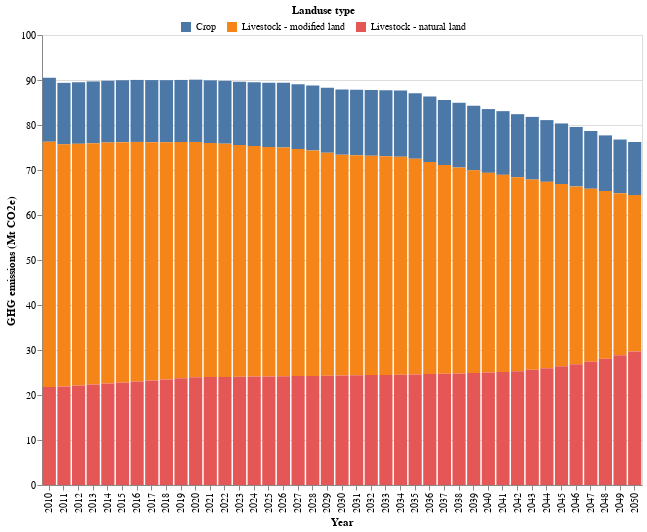

This figure's notebook cell:
### Code cell
# HIDE CODE
# get the df and plot
GHG_crop_lvstk_df,GHG_crop_lvstk_plot = ag_lucc_GHG.plot_GHG_crop_lvstk()
GHG_crop_lvstk_plot

### Figure 1 — Vega-Lite specification as saved in the notebook (floating-point values rounded to 4 significant figures)
{"config": {"view": {"continuousWidth": 300, "continuousHeight": 300}}, "layer": [{"mark": {"type": "bar"}, "encoding": {"color": {"field": "Landuse_land_cat", "legend": {"direction": "horizontal", "legendX": 138.0, "legendY": -30, "orient": "none", "title": "Landuse type", "titleAnchor": "middle"}, "type": "nominal"}, "tooltip": [{"field": "Landuse_land_cat", "title": "Landuse type", "type": "ordinal"}, {"field": "Quantity (Mt CO2e)", "format": ",.2f", "title": "GHG emissions (Mt CO2e)", "type": "quantitative"}], "x": {"axis": {"labelAngle": -90, "title": "Year"}, "field": "Year", "type": "ordinal"}, "y": {"field": "Quantity (Mt CO2e)", "scale": {"reverse": false, "zero": false}, "title": "GHG emissions (Mt CO2e)", "type": "quantitative"}}}], "data": {"name": "data-c6e051bd271ae4ea8df90cd79930e0da"}, "height": 450, "width": 600, "$schema": "https://vega.github.io/schema/vega-lite/v5.15.1.json", "datasets": {"data-c6e051bd271ae4ea8df90cd79930e0da": [{"Year": 2010, "Land use category": "Crop", "Land category": "Crop", "Quantity (Mt CO2e)": 14.23, "Landuse_land_cat": "Crop"}, {"Year": 2010, "Land use category": "Livestock", "Land category": "modified land", "Quantity (Mt CO2e)": 54.5, "Landuse_land_cat": "Livestock - modified land"}, {"Year": 2010, "Land use category": "Livestock", "Land category": "natural land", "Quantity (Mt CO2e)": 21.78, "Landuse_land_cat": "Livestock - natural land"}, {"Year": 2011, "Land use category": "Crop", "Land category": "Crop", "Quantity (Mt CO2e)": 13.67, "Landuse_land_cat": "Crop"}, {"Year": 2011, "Land use category": "Livestock", "Land category": "modified land", "Quantity (Mt CO2e)": 53.81, "Landuse_land_cat": "Livestock - modified land"}, {"Year": 2011, "Land use category": "Livestock", "Land category": "natural land", "Quantity (Mt CO2e)": 21.89, "Landuse_land_cat": "Livestock - natural land"}, {"Year": 2012, "Land use category": "Crop", "Land category": "Crop", "Quantity (Mt CO2e)": 13.68, "Landuse_land_cat": "Crop"}, {"Year": 2012, "Land use category": "Livestock", "Land category": "modified land", "Quantity (Mt CO2e)": 53.7, "Landuse_land_cat": "Livestock - modified land"}, {"Year": 2012, "Land use category": "Livestock", "Land category": "natural land", "Quantity (Mt CO2e)": 22.12, "Landuse_land_cat": "Livestock - natural land"}, {"Year": 2013, "Land use category": "Crop", "Land category": "Crop", "Quantity (Mt CO2e)": 13.73, "Landuse_land_cat": "Crop"}, {"Year": 2013, "Land use category": "Livestock", "Land category": "modified land", "Quantity (Mt CO2e)": 53.61, "Landuse_land_cat": "Livestock - modified land"}, {"Year": 2013, "Land use category": "Livestock", "Land category": "natural land", "Quantity (Mt CO2e)": 22.35, "Landuse_land_cat": "Livestock - natural land"}, {"Year": 2014, "Land use category": "Crop", "Land category": "Crop", "Quantity (Mt CO2e)": 13.73, "Landuse_land_cat": "Crop"}, {"Year": 2014, "Land use category": "Livestock", "Land category": "modified land", "Quantity (Mt CO2e)": 53.54, "Landuse_land_cat": "Livestock - modified land"}, {"Year": 2014, "Land use category": "Livestock", "Land category": "natural land", "Quantity (Mt CO2e)": 22.57, "Landuse_land_cat": "Livestock - natural land"}, {"Year": 2015, "Land use category": "Crop", "Land category": "Crop", "Quantity (Mt CO2e)": 13.75, "Landuse_land_cat": "Crop"}, {"Year": 2015, "Land use category": "Livestock", "Land category": "modified land", "Quantity (Mt CO2e)": 53.41, "Landuse_land_cat": "Livestock - modified land"}, {"Year": 2015, "Land use category": "Livestock", "Land category": "natural land", "Quantity (Mt CO2e)": 22.79, "Landuse_land_cat": "Livestock - natural land"}, {"Year": 2016, "Land use category": "Crop", "Land category": "Crop", "Quantity (Mt CO2e)": 13.78, "Landuse_land_cat": "Crop"}, {"Year": 2016, "Land use category": "Livestock", "Land category": "modified land", "Quantity (Mt CO2e)": 53.24, "Landuse_land_cat": "Livestock - modified land"}, {"Year": 2016, "Land use category": "Livestock", "Land category": "natural land", "Quantity (Mt CO2e)": 23.0, "Landuse_land_cat": "Livestock - natural land"}, {"Year": 2017, "Land use category": "Crop", "Land category": "Crop", "Quantity (Mt CO2e)": 13.8, "Landuse_land_cat": "Crop"}, {"Year": 2017, "Land use category": "Livestock", "Land category": "modified land", "Quantity (Mt CO2e)": 52.96, "Landuse_land_cat": "Livestock - modified land"}, {"Year": 2017, "Land use category": "Livestock", "Land category": "natural land", "Quantity (Mt CO2e)": 23.22, "Landuse_land_cat": "Livestock - natural land"}, {"Year": 2018, "Land use category": "Crop", "Land category": "Crop", "Quantity (Mt CO2e)": 13.81, "Landuse_land_cat": "Crop"}, {"Year": 2018, "Land use category": "Livestock", "Land category": "modified land", "Quantity (Mt CO2e)": 52.69, "Landuse_land_cat": "Livestock - modified land"}, {"Year": 2018, "Land use category": "Livestock", "Land category": "natural land", "Quantity (Mt CO2e)": 23.47, "Landuse_land_cat": "Livestock - natural land"}, {"Year": 2019, "Land use category": "Crop", "Land category": "Crop", "Quantity (Mt CO2e)": 13.82, "Landuse_land_cat": "Crop"}, {"Year": 2019, "Land use category": "Livestock", "Land category": "modified land", "Quantity (Mt CO2e)": 52.49, "Landuse_land_cat": "Livestock - modified land"}, {"Year": 2019, "Land use category": "Livestock", "Land category": "natural land", "Quantity (Mt CO2e)": 23.7, "Landuse_land_cat": "Livestock - natural land"}, {"Year": 2020, "Land use category": "Crop", "Land category": "Crop", "Quantity (Mt CO2e)": 13.84, "Landuse_land_cat": "Crop"}, {"Year": 2020, "Land use category": "Livestock", "Land category": "modified land", "Quantity (Mt CO2e)": 52.3, "Landuse_land_cat": "Livestock - modified land"}, {"Year": 2020, "Land use category": "Livestock", "Land category": "natural land", "Quantity (Mt CO2e)": 23.94, "Landuse_land_cat": "Livestock - natural land"}, {"Year": 2021, "Land use category": "Crop", "Land category": "Crop", "Quantity (Mt CO2e)": 13.92, "Landuse_land_cat": "Crop"}, {"Year": 2021, "Land use category": "Livestock", "Land category": "modified land", "Quantity (Mt CO2e)": 52.03, "Landuse_land_cat": "Livestock - modified land"}, {"Year": 2021, "Land use category": "Livestock", "Land category": "natural land", "Quantity (Mt CO2e)": 23.97, "Landuse_land_cat": "Livestock - natural land"}, {"Year": 2022, "Land use category": "Crop", "Land category": "Crop", "Quantity (Mt CO2e)": 13.98, "Landuse_land_cat": "Crop"}, {"Year": 2022, "Land use category": "Livestock", "Land category": "modified land", "Quantity (Mt CO2e)": 51.83, "Landuse_land_cat": "Livestock - modified land"}, {"Year": 2022, "Land use category": "Livestock", "Land category": "natural land", "Quantity (Mt CO2e)": 24.01, "Landuse_land_cat": "Livestock - natural land"}, {"Year": 2023, "Land use category": "Crop", "Land category": "Crop", "Quantity (Mt CO2e)": 14.08, "Landuse_land_cat": "Crop"}, {"Year": 2023, "Land use category": "Livestock", "Land category": "modified land", "Quantity (Mt CO2e)": 51.5, "Landuse_land_cat": "Livestock - modified land"}, {"Year": 2023, "Land use category": "Livestock", "Land category": "natural land", "Quantity (Mt CO2e)": 24.05, "Landuse_land_cat": "Livestock - natural land"}, {"Year": 2024, "Land use category": "Crop", "Land category": "Crop", "Quantity (Mt CO2e)": 14.17, "Landuse_land_cat": "Crop"}, {"Year": 2024, "Land use category": "Livestock", "Land category": "modified land", "Quantity (Mt CO2e)": 51.24, "Landuse_land_cat": "Livestock - modified land"}, {"Year": 2024, "Land use category": "Livestock", "Land category": "natural land", "Quantity (Mt CO2e)": 24.09, "Landuse_land_cat": "Livestock - natural land"}, {"Year": 2025, "Land use category": "Crop", "Land category": "Crop", "Quantity (Mt CO2e)": 14.25, "Landuse_land_cat": "Crop"}, {"Year": 2025, "Land use category": "Livestock", "Land category": "modified land", "Quantity (Mt CO2e)": 50.99, "Landuse_land_cat": "Livestock - modified land"}, {"Year": 2025, "Land use category": "Livestock", "Land category": "natural land", "Quantity (Mt CO2e)": 24.13, "Landuse_land_cat": "Livestock - natural land"}, {"Year": 2026, "Land use category": "Crop", "Land category": "Crop", "Quantity (Mt CO2e)": 14.36, "Landuse_land_cat": "Crop"}, {"Year": 2026, "Land use category": "Livestock", "Land category": "modified land", "Quantity (Mt CO2e)": 50.84, "Landuse_land_cat": "Livestock - modified land"}, {"Year": 2026, "Land use category": "Livestock", "Land category": "natural land", "Quantity (Mt CO2e)": 24.16, "Landuse_land_cat": "Livestock - natural land"}, {"Year": 2027, "Land use category": "Crop", "Land category": "Crop", "Quantity (Mt CO2e)": 14.4, "Landuse_land_cat": "Crop"}, {"Year": 2027, "Land use category": "Livestock", "Land category": "modified land", "Quantity (Mt CO2e)": 50.48, "Landuse_land_cat": "Livestock - modified land"}, {"Year": 2027, "Land use category": "Livestock", "Land category": "natural land", "Quantity (Mt CO2e)": 24.2, "Landuse_land_cat": "Livestock - natural land"}, {"Year": 2028, "Land use category": "Crop", "Land category": "Crop", "Quantity (Mt CO2e)": 14.46, "Landuse_land_cat": "Crop"}, {"Year": 2028, "Land use category": "Livestock", "Land category": "modified land", "Quantity (Mt CO2e)": 50.09, "Landuse_land_cat": "Livestock - modified land"}, {"Year": 2028, "Land use category": "Livestock", "Land category": "natural land", "Quantity (Mt CO2e)": 24.25, "Landuse_land_cat": "Livestock - natural land"}, {"Year": 2029, "Land use category": "Crop", "Land category": "Crop", "Quantity (Mt CO2e)": 14.47, "Landuse_land_cat": "Crop"}, {"Year": 2029, "Land use category": "Livestock", "Land category": "modified land", "Quantity (Mt CO2e)": 49.54, "Landuse_land_cat": "Livestock - modified land"}, {"Year": 2029, "Land use category": "Livestock", "Land category": "natural land", "Quantity (Mt CO2e)": 24.28, "Landuse_land_cat": "Livestock - natural land"}, {"Year": 2030, "Land use category": "Crop", "Land category": "Crop", "Quantity (Mt CO2e)": 14.48, "Landuse_land_cat": "Crop"}, {"Year": 2030, "Land use category": "Livestock", "Land category": "modified land", "Quantity (Mt CO2e)": 49.06, "Landuse_land_cat": "Livestock - modified land"}, {"Year": 2030, "Land use category": "Livestock", "Land category": "natural land", "Quantity (Mt CO2e)": 24.33, "Landuse_land_cat": "Livestock - natural land"}, {"Year": 2031, "Land use category": "Crop", "Land category": "Crop", "Quantity (Mt CO2e)": 14.58, "Landuse_land_cat": "Crop"}, {"Year": 2031, "Land use category": "Livestock", "Land category": "modified land", "Quantity (Mt CO2e)": 48.86, "Landuse_land_cat": "Livestock - modified land"}, {"Year": 2031, "Land use category": "Livestock", "Land category": "natural land", "Quantity (Mt CO2e)": 24.39, "Landuse_land_cat": "Livestock - natural land"}, {"Year": 2032, "Land use category": "Crop", "Land category": "Crop", "Quantity (Mt CO2e)": 14.64, "Landuse_land_cat": "Crop"}, {"Year": 2032, "Land use category": "Livestock", "Land category": "modified land", "Quantity (Mt CO2e)": 48.71, "Landuse_land_cat": "Livestock - modified land"}, {"Year": 2032, "Land use category": "Livestock", "Land category": "natural land", "Quantity (Mt CO2e)": 24.43, "Landuse_land_cat": "Livestock - natural land"}, {"Year": 2033, "Land use category": "Crop", "Land category": "Crop", "Quantity (Mt CO2e)": 14.69, "Landuse_land_cat": "Crop"}, {"Year": 2033, "Land use category": "Livestock", "Land category": "modified land", "Quantity (Mt CO2e)": 48.58, "Landuse_land_cat": "Livestock - modified land"}, {"Year": 2033, "Land use category": "Livestock", "Land category": "natural land", "Quantity (Mt CO2e)": 24.47, "Landuse_land_cat": "Livestock - natural land"}, {"Year": 2034, "Land use category": "Crop", "Land category": "Crop", "Quantity (Mt CO2e)": 14.73, "Landuse_land_cat": "Crop"}, {"Year": 2034, "Land use category": "Livestock", "Land category": "modified land", "Quantity (Mt CO2e)": 48.45, "Landuse_land_cat": "Livestock - modified land"}, {"Year": 2034, "Land use category": "Livestock", "Land category": "natural land", "Quantity (Mt CO2e)": 24.51, "Landuse_land_cat": "Livestock - natural land"}, {"Year": 2035, "Land use category": "Crop", "Land category": "Crop", "Quantity (Mt CO2e)": 14.6, "Landuse_land_cat": "Crop"}, {"Year": 2035, "Land use category": "Livestock", "Land category": "modified land", "Quantity (Mt CO2e)": 47.9, "Landuse_land_cat": "Livestock - modified land"}, {"Year": 2035, "Land use category": "Livestock", "Land category": "natural land", "Quantity (Mt CO2e)": 24.58, "Landuse_land_cat": "Livestock - natural land"}, {"Year": 2036, "Land use category": "Crop", "Land category": "Crop", "Quantity (Mt CO2e)": 14.56, "Landuse_land_cat": "Crop"}, {"Year": 2036, "Land use category": "Livestock", "Land category": "modified land", "Quantity (Mt CO2e)": 47.11, "Landuse_land_cat": "Livestock - modified land"}, {"Year": 2036, "Land use category": "Livestock", "Land category": "natural land", "Quantity (Mt CO2e)": 24.64, "Landuse_land_cat": "Livestock - natural land"}, {"Year": 2037, "Land use category": "Crop", "Land category": "Crop", "Quantity (Mt CO2e)": 14.46, "Landuse_land_cat": "Crop"}, {"Year": 2037, "Land use category": "Livestock", "Land category": "modified land", "Quantity (Mt CO2e)": 46.42, "Landuse_land_cat": "Livestock - modified land"}, {"Year": 2037, "Land use category": "Livestock", "Land category": "natural land", "Quantity (Mt CO2e)": 24.7, "Landuse_land_cat": "Livestock - natural land"}, {"Year": 2038, "Land use category": "Crop", "Land category": "Crop", "Quantity (Mt CO2e)": 14.39, "Landuse_land_cat": "Crop"}, {"Year": 2038, "Land use category": "Livestock", "Land category": "modified land", "Quantity (Mt CO2e)": 45.79, "Landuse_land_cat": "Livestock - modified land"}, {"Year": 2038, "Land use category": "Livestock", "Land category": "natural land", "Quantity (Mt CO2e)": 24.77, "Landuse_land_cat": "Livestock - natural land"}, {"Year": 2039, "Land use category": "Crop", "Land category": "Crop", "Quantity (Mt CO2e)": 14.3, "Landuse_land_cat": "Crop"}, {"Year": 2039, "Land use category": "Livestock", "Land category": "modified land", "Quantity (Mt CO2e)": 45.09, "Landuse_land_cat": "Livestock - modified land"}, {"Year": 2039, "Land use category": "Livestock", "Land category": "natural land", "Quantity (Mt CO2e)": 24.87, "Landuse_land_cat": "Livestock - natural land"}, {"Year": 2040, "Land use category": "Crop", "Land category": "Crop", "Quantity (Mt CO2e)": 14.18, "Landuse_land_cat": "Crop"}, {"Year": 2040, "Land use category": "Livestock", "Land category": "modified land", "Quantity (Mt CO2e)": 44.36, "Landuse_land_cat": "Livestock - modified land"}, {"Year": 2040, "Land use category": "Livestock", "Land category": "natural land", "Quantity (Mt CO2e)": 25.0, "Landuse_land_cat": "Livestock - natural land"}, {"Year": 2041, "Land use category": "Crop", "Land category": "Crop", "Quantity (Mt CO2e)": 14.16, "Landuse_land_cat": "Crop"}, {"Year": 2041, "Land use category": "Livestock", "Land category": "modified land", "Quantity (Mt CO2e)": 43.8, "Landuse_land_cat": "Livestock - modified land"}, {"Year": 2041, "Land use category": "Livestock", "Land category": "natural land", "Quantity (Mt CO2e)": 25.12, "Landuse_land_cat": "Livestock - natural land"}, {"Year": 2042, "Land use category": "Crop", "Land category": "Crop", "Quantity (Mt CO2e)": 14.03, "Landuse_land_cat": "Crop"}, {"Year": 2042, "Land use category": "Livestock", "Land category": "modified land", "Quantity (Mt CO2e)": 43.1, "Landuse_land_cat": "Livestock - modified land"}, {"Year": 2042, "Land use category": "Livestock", "Land category": "natural land", "Quantity (Mt CO2e)": 25.28, "Landuse_land_cat": "Livestock - natural land"}, {"Year": 2043, "Land use category": "Crop", "Land category": "Crop", "Quantity (Mt CO2e)": 13.93, "Landuse_land_cat": "Crop"}, {"Year": 2043, "Land use category": "Livestock", "Land category": "modified land", "Quantity (Mt CO2e)": 42.27, "Landuse_land_cat": "Livestock - modified land"}, {"Year": 2043, "Land use category": "Livestock", "Land category": "natural land", "Quantity (Mt CO2e)": 25.6, "Landuse_land_cat": "Livestock - natural land"}, {"Year": 2044, "Land use category": "Crop", "Land category": "Crop", "Quantity (Mt CO2e)": 13.72, "Landuse_land_cat": "Crop"}, {"Year": 2044, "Land use category": "Livestock", "Land category": "modified land", "Quantity (Mt CO2e)": 41.44, "Landuse_land_cat": "Livestock - modified land"}, {"Year": 2044, "Land use category": "Livestock", "Land category": "natural land", "Quantity (Mt CO2e)": 25.93, "Landuse_land_cat": "Livestock - natural land"}, {"Year": 2045, "Land use category": "Crop", "Land category": "Crop", "Quantity (Mt CO2e)": 13.47, "Landuse_land_cat": "Crop"}, {"Year": 2045, "Land use category": "Livestock", "Land category": "modified land", "Quantity (Mt CO2e)": 40.51, "Landuse_land_cat": "Livestock - modified land"}, {"Year": 2045, "Land use category": "Livestock", "Land category": "natural land", "Quantity (Mt CO2e)": 26.36, "Landuse_land_cat": "Livestock - natural land"}, {"Year": 2046, "Land use category": "Crop", "Land category": "Crop", "Quantity (Mt CO2e)": 13.22, "Landuse_land_cat": "Crop"}, {"Year": 2046, "Land use category": "Livestock", "Land category": "modified land", "Quantity (Mt CO2e)": 39.5, "Landuse_land_cat": "Livestock - modified land"}, {"Year": 2046, "Land use category": "Livestock", "Land category": "natural land", "Quantity (Mt CO2e)": 26.84, "Landuse_land_cat": "Livestock - natural land"}, {"Year": 2047, "Land use category": "Crop", "Land category": "Crop", "Quantity (Mt CO2e)": 12.83, "Landuse_land_cat": "Crop"}, {"Year": 2047, "Land use category": "Livestock", "Land category": "modified land", "Quantity (Mt CO2e)": 38.46, "Landuse_land_cat": "Livestock - modified land"}, {"Year": 2047, "Land use category": "Livestock", "Land category": "natural land", "Quantity (Mt CO2e)": 27.37, "Landuse_land_cat": "Livestock - natural land"}, {"Year": 2048, "Land use category": "Crop", "Land category": "Crop", "Quantity (Mt CO2e)": 12.37, "Landuse_land_cat": "Crop"}, {"Year": 2048, "Land use category": "Livestock", "Land category": "modified land", "Quantity (Mt CO2e)": 37.28, "Landuse_land_cat": "Livestock - modified land"}, {"Year": 2048, "Land use category": "Livestock", "Land category": "natural land", "Quantity (Mt CO2e)": 28.05, "Landuse_land_cat": "Livestock - natural land"}, {"Year": 2049, "Land use category": "Crop", "Land category": "Crop", "Quantity (Mt CO2e)": 11.93, "Landuse_land_cat": "Crop"}, {"Year": 2049, "Land use category": "Livestock", "Land category": "modified land", "Quantity (Mt CO2e)": 35.99, "Landuse_land_cat": "Livestock - modified land"}, {"Year": 2049, "Land use category": "Livestock", "Land category": "natural land", "Quantity (Mt CO2e)": 28.85, "Landuse_land_cat": "Livestock - natural land"}, {"Year": 2050, "Land use category": "Crop", "Land category": "Crop", "Quantity (Mt CO2e)": 11.78, "Landuse_land_cat": "Crop"}, {"Year": 2050, "Land use category": "Livestock", "Land category": "modified land", "Quantity (Mt CO2e)": 34.77, "Landuse_land_cat": "Livestock - modified land"}, {"Year": 2050, "Land use category": "Livestock", "Land category": "natural land", "Quantity (Mt CO2e)": 29.67, "Landuse_land_cat": "Livestock - natural land"}]}}
